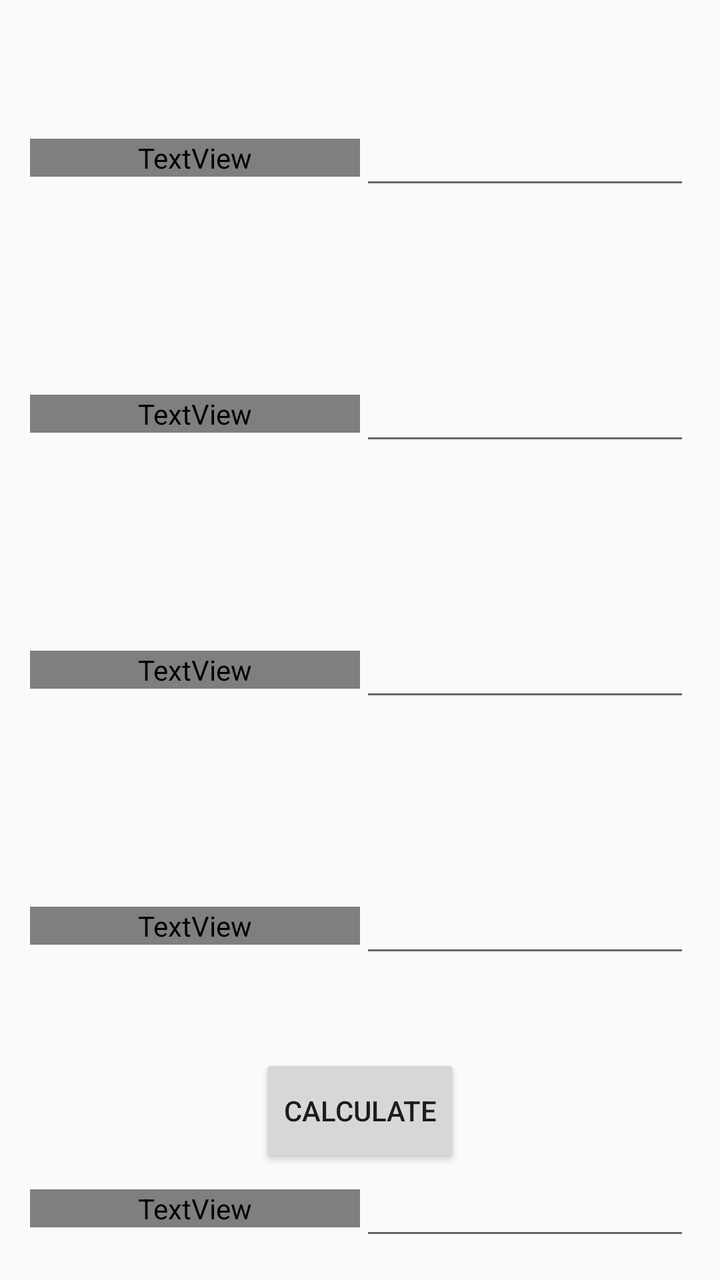
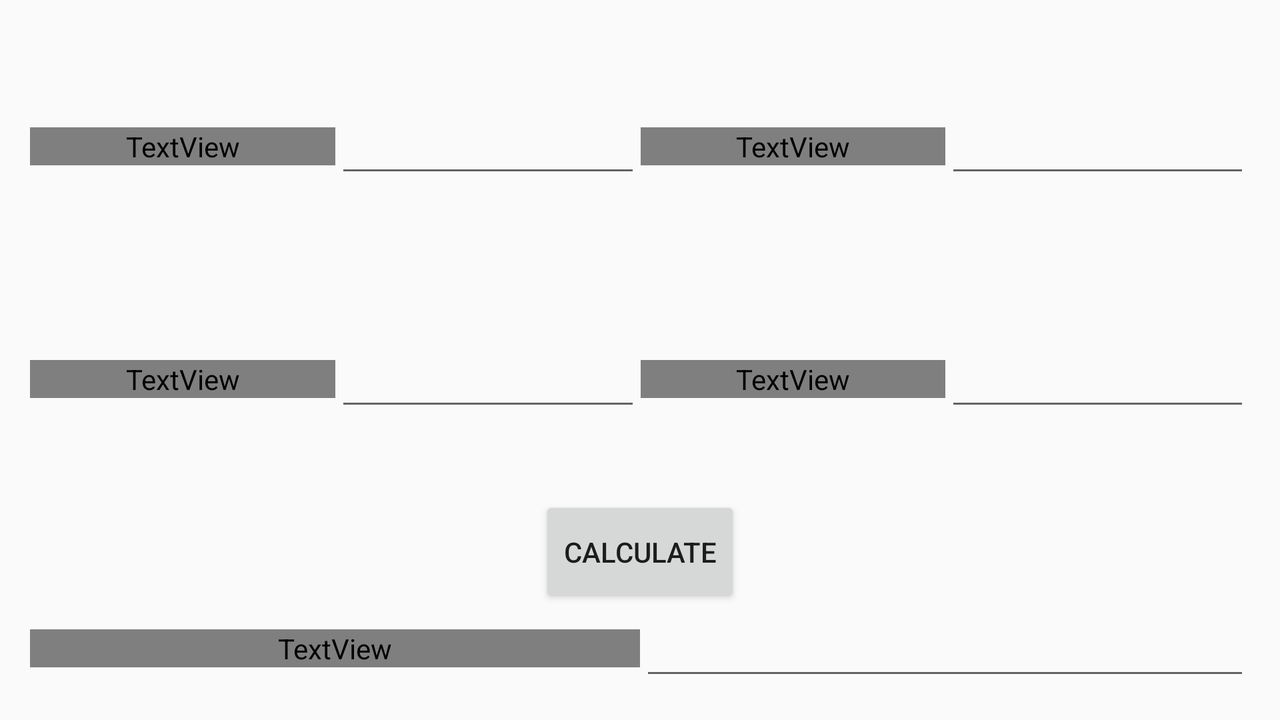

One screen, two layout resources from the same app: the default and the repository's alternative for another configuration. Each is rendered where Android would select it; the XML of both is given below.
<!-- AndroidManifest.xml: application theme AppBaseTheme -->
<!-- res/layout/activity_main.xml -->
<?xml version="1.0" encoding="utf-8"?>
<LinearLayout xmlns:android="http://schemas.android.com/apk/res/android"
    android:layout_width="match_parent"
    android:layout_height="match_parent"
    android:orientation="vertical"
    android:layout_margin="15dp">

    <LinearLayout
        android:layout_width="fill_parent"
        android:layout_height="wrap_content"
        android:orientation="horizontal"
        android:layout_weight="1"
        android:gravity="center">

        <TextView
            android:id="@+id/tQuiz"
            style="@style/textViewStyle"
            android:text="@string/tQuiz"
            android:layout_weight="1"/>

        <EditText
            android:id="@+id/eQuiz"
            android:layout_width="fill_parent"
            android:layout_height="wrap_content"
            android:inputType="numberDecimal"
            android:layout_weight="1"/>
    </LinearLayout>

    <LinearLayout
        android:layout_width="fill_parent"
        android:layout_height="wrap_content"
        android:layout_weight="1"
        android:orientation="horizontal"
        android:gravity="center">

        <TextView
            android:id="@+id/tExpo"
            style="@style/textViewStyle"
            android:text="@string/tExpo"
            android:layout_weight="1"/>

        <EditText
            android:id="@+id/eExpo"
            android:layout_width="fill_parent"
            android:layout_height="wrap_content"
            android:inputType="numberDecimal"
            android:layout_weight="1"/>
     </LinearLayout>

    <LinearLayout
        android:layout_width="fill_parent"
        android:layout_height="wrap_content"
        android:layout_weight="1"
        android:gravity="center">

        <TextView
            android:id="@+id/tProy"
            style="@style/textViewStyle"
            android:text="@string/tProy"
            android:layout_weight="1"/>

        <EditText
            android:id="@+id/ePract"
            android:layout_width="fill_parent"
            android:layout_height="wrap_content"
            android:inputType="numberDecimal"
            android:layout_weight="1"/>
    </LinearLayout>

    <LinearLayout
        android:layout_width="fill_parent"
        android:layout_height="wrap_content"
        android:layout_weight="1"
        android:gravity="center">

        <TextView
            android:id="@+id/tPract"
            style="@style/textViewStyle"
            android:text="@string/tPrac"
            android:layout_weight="1"/>

        <EditText
            android:id="@+id/eProy"
            android:layout_width="fill_parent"
            android:layout_height="wrap_content"
            android:ems="10"
            android:inputType="numberDecimal"
            android:layout_weight="1"/>
    </LinearLayout>

        <Button
            android:id="@+id/bCalc"
            android:layout_width="wrap_content"
            android:layout_height="wrap_content"
            android:text="@string/bCalcular"
            android:layout_gravity="center"
            android:layout_weight="0.1"/>

    <LinearLayout
        android:layout_width="fill_parent"
        android:layout_height="wrap_content"
        android:gravity="center">

        <TextView
            android:id="@+id/tnotaF"
            style="@style/textViewStyle"
            android:text="@string/tNFinal"
            android:layout_weight="1"/>

        <EditText
            android:id="@+id/eNotaF"
            android:layout_width="fill_parent"
            android:layout_height="wrap_content"
            android:inputType="numberDecimal"
            android:layout_weight="1"/>
    </LinearLayout>

</LinearLayout>
<!-- resources referenced by this layout -->
<resources>
  <string name="bCalcular">Calculate</string>
  <string name="tExpo">Expositions</string>
  <string name="tNFinal">Final Grade</string>
  <string name="tPrac">Practices</string>
  <string name="tProy">Project</string>
  <string name="tQuiz">Quizzes</string>
  <style name="textViewStyle" parent="@android:style/TextAppearance.Medium">
          <item name="android:layout_width">fill_parent</item>
          <item name="android:layout_height">wrap_content</item>
          <item name="android:textColor">@color/maroon</item>
          <item name="android:typeface">monospace</item>
          <item name="android:textSize">8pt</item>
      </style>
  <style name="AppBaseTheme" parent="Base.Theme.AppCompat.Light.DarkActionBar" />
</resources>
<!-- res/layout-land/activity_main.xml (the repository's variant of the layout above) -->
<!-- drawn on the phone turned sideways -->
<?xml version="1.0" encoding="utf-8"?>
<LinearLayout xmlns:android="http://schemas.android.com/apk/res/android"
    android:layout_width="match_parent"
    android:layout_height="match_parent"
    android:orientation="vertical"
    android:layout_margin="15dp">

    <LinearLayout
        android:layout_width="fill_parent"
        android:layout_height="wrap_content"
        android:orientation="horizontal"
        android:layout_weight="1"
        android:gravity="center">

        <TextView
            android:id="@+id/tQuiz"
            style="@style/textViewStyle"
            android:text="@string/tQuiz"
            android:layout_weight="1"/>

        <EditText
            android:id="@+id/eQuiz"
            android:layout_width="fill_parent"
            android:layout_height="wrap_content"
            android:inputType="numberDecimal"
            android:layout_weight="1"/>

        <TextView
            android:id="@+id/tExpo"
            style="@style/textViewStyle"
            android:text="@string/tExpo"
            android:layout_weight="1"/>

        <EditText
            android:id="@+id/eExpo"
            android:layout_width="fill_parent"
            android:layout_height="wrap_content"
            android:inputType="numberDecimal"
            android:layout_weight="1"/>
    </LinearLayout>

    <LinearLayout
        android:layout_width="fill_parent"
        android:layout_height="wrap_content"
        android:layout_weight="1"
        android:gravity="center">

        <TextView
            android:id="@+id/tProy"
            style="@style/textViewStyle"
            android:text="@string/tProy"
            android:layout_weight="1"/>

        <EditText
            android:id="@+id/ePract"
            android:layout_width="fill_parent"
            android:layout_height="wrap_content"
            android:inputType="numberDecimal"
            android:layout_weight="1"/>

        <TextView
            android:id="@+id/tPract"
            style="@style/textViewStyle"
            android:text="@string/tPrac"
            android:layout_weight="1"/>

        <EditText
            android:id="@+id/eProy"
            android:layout_width="fill_parent"
            android:layout_height="wrap_content"
            android:ems="10"
            android:inputType="numberDecimal"
            android:layout_weight="1"/>
    </LinearLayout>

    <Button
        android:id="@+id/bCalc"
        android:layout_width="wrap_content"
        android:layout_height="wrap_content"
        android:text="@string/bCalcular"
        android:layout_gravity="center"
        android:layout_weight="0.1"/>

    <LinearLayout
        android:layout_width="fill_parent"
        android:layout_height="wrap_content"
        android:gravity="center">

        <TextView
            android:id="@+id/tnotaF"
            style="@style/textViewStyle"
            android:text="@string/tNFinal"
            android:layout_weight="1"/>

        <EditText
            android:id="@+id/eNotaF"
            android:layout_width="fill_parent"
            android:layout_height="wrap_content"
            android:inputType="numberDecimal"
            android:layout_weight="1"/>
    </LinearLayout>

</LinearLayout>
